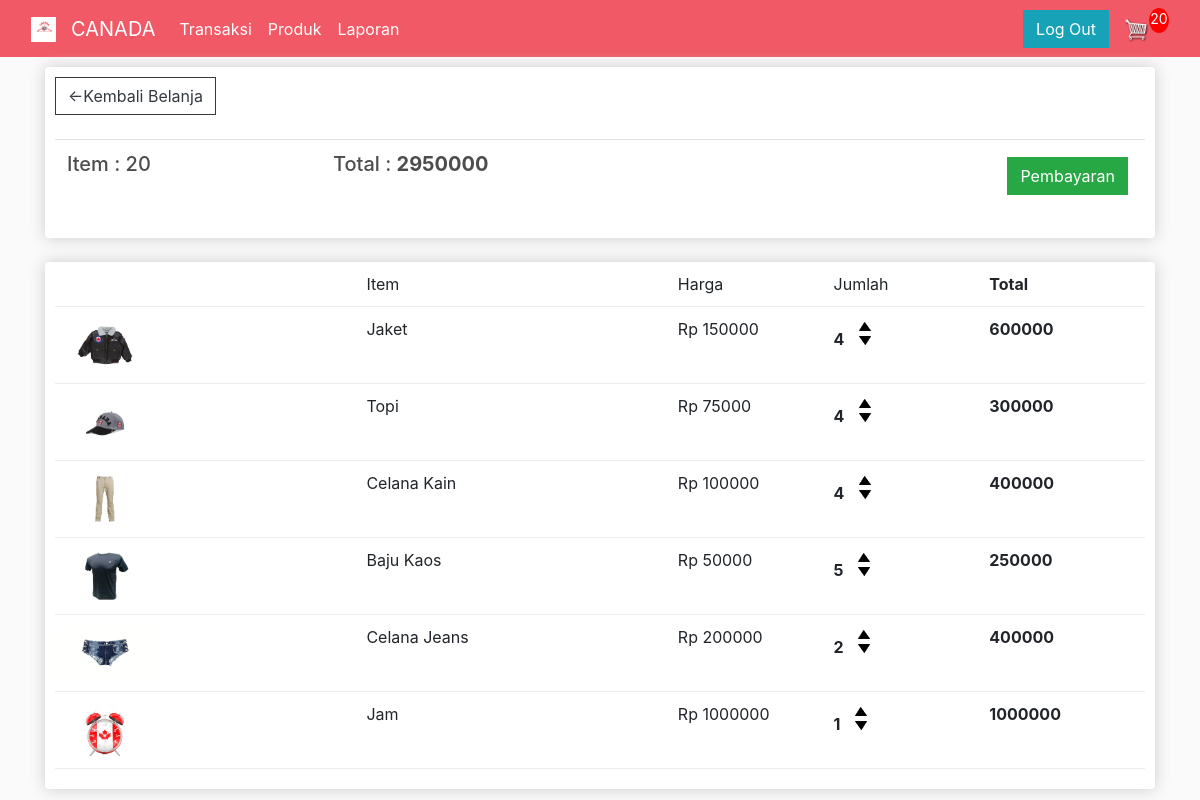
Page /keranjang/ (signed in) on the earlier database version.
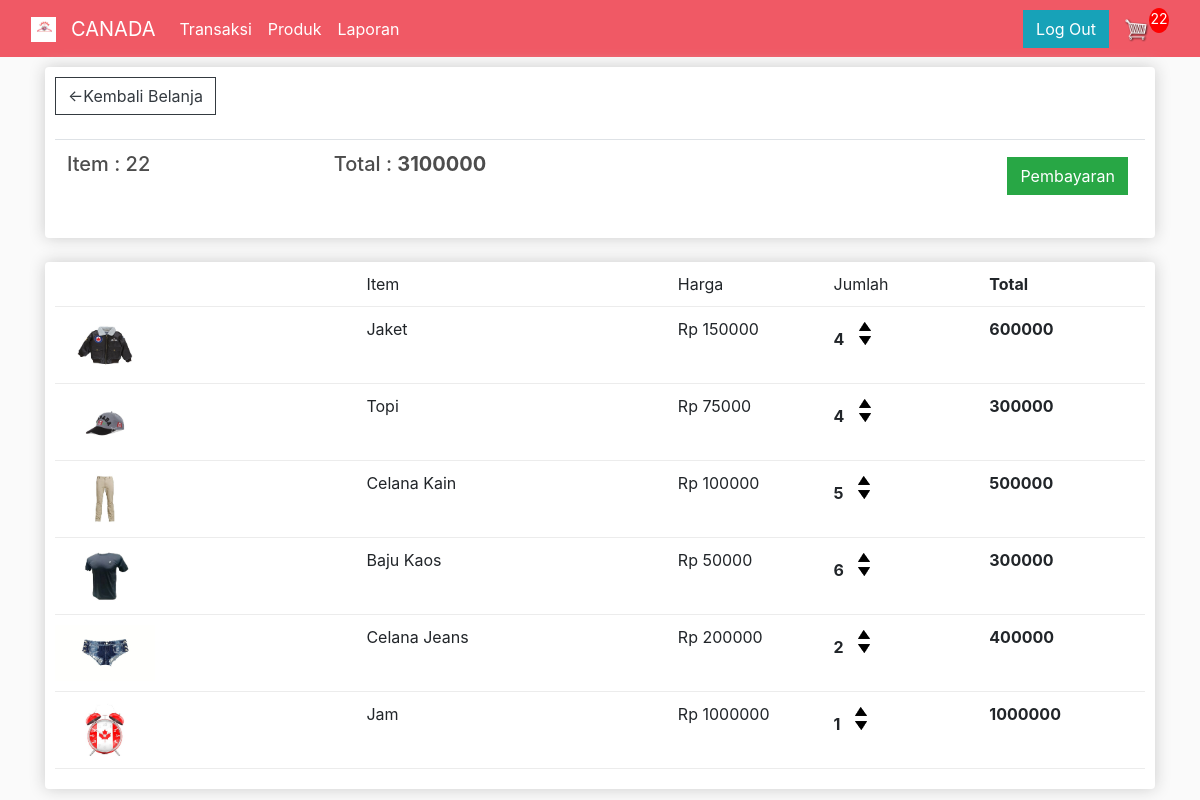
Same page on the later database version.
### transaksi/models.py (models this page shows, shortened)
class Order(models.Model):
    customer        = models.ForeignKey(Customer, on_delete=models.SET_NULL, blank=True, null= True)
    date_orderd     = models.DateTimeField(auto_now_add=True)
    complete        = models.BooleanField(default=False, null=True, blank=False)
    transaction_id  = models.CharField(max_length=200, null=True)
    @property
    def get_cart_total(self):
        orderitems = self.orderitem_set.all()
        total = sum([item.get_total for item in orderitems ])
        return  total
    @property
    def get_cart_items(self):
        orderitems = self.orderitem_set.all()
        total = sum([item.quantity for item in orderitems ])
        return  total

class OrderItem(models.Model):
    product     = models.ForeignKey(Product, on_delete=models.SET_NULL, blank=True, null=True)
    order       = models.ForeignKey(Order, on_delete=models.SET_NULL, blank=True, null=True)
    quantity    = models.IntegerField(default=0, null=True, blank=True)
    date_added  = models.DateTimeField(auto_now_add=True)
    @property
    def get_total(self):
        total = self.product.price * self.quantity
        return total

class Product(models.Model):
    name    = models.CharField(max_length=200, null=True)
    price   = models.FloatField()
    digital = models.BooleanField(default=False, null=True,blank=False)
    image   = models.ImageField(null=True, blank=True, default="placeholder.png")
    @property
    def imageURL(self):
        try:
            url = self.image.url
        except:
            url = ''
        return url

### transaksi/views.py (the view)
# urls.py: path('keranjang/', views.keranjang, name="keranjang"),
def keranjang(request):
    if request.user.is_authenticated:
        customer = request.user.customer
        order, created = Order.objects.get_or_create(customer=customer, complete=False)
        items =  order.orderitem_set.all()
        cartItems = order.get_cart_items
    else:
        items = []
        order = {'get_cart_total':0, 'get_cart_items':0}
        cartItems = order['get_cart_items']
    context = {'items':items, 'order':order,'cartItems':cartItems}
    return render(request, 'transaksi/keranjang.html', context)

### transaksi/templates/transaksi/keranjang.html
{% extends 'menu/menu.html' %}
{% load static %}
{% block content %}
    <div class="row">
        <div class="col-lg-12">
            <div class="box-element">
                <a class="btn btn-outline-dark" href="{% url 'transaksi' %}"> &#x2190;Kembali Belanja </a>
                <br>
                <br>
                <table class="table">
                    <tr>
                        <th><h5> Item    : <strong> </strong> {{order.get_cart_items}}  </h5></th>
                        <th><h5> Total   : <strong> {{order.get_cart_total|floatformat:0}} </strong></h5></th>
                        <th>
                            <a style="float: right; margin: 5px;" class="btn btn-success" href="{% url 'pembayaran' %}"> Pembayaran </a>
                        </th>
                    </tr>
                </table>
            </div>
            <br>
            <div class="box-element">
                <div class="cart-row">
                    <div style="flex: 2;"></div>
                    <div style="flex: 2;"> Item </div>
                    <div style="flex: 1;"> Harga </div>
                    <div style="flex: 1;"> Jumlah </div>
                    <div style="flex: 1;"><strong> Total </strong></div>
                </div>
                {% for item in items %}
                <div class="cart-row">
                    <div style="flex: 2;"><img class="row-image" src="{{item.product.imageURL}}"></div>
                    <div style="flex: 2;"> {{item.product.name}} </div>
                    <div style="flex: 1;"> Rp {{item.product.price|floatformat:0}} </div>
                    <div style="flex: 1;">
                        <p class="quantity"> {{item.quantity}} </p>
                        <div class="quantity">
                            <img data-product={{item.product.id}} data-action="add" class="chg-quantity update-cart" src="{% static 'images/arrow-up.png' %}">
                            <img data-product={{item.product.id}} data-action="remove" class="chg-quantity update-cart" src="{% static 'images/arrow-down.png' %}">
                        </div>
                    </div>
                    <div style="flex: 1;"><strong> {{item.get_total|floatformat:0}} </strong></div>
                </div>
                {% endfor %}
            </div>
        </div>
    </div>
{% endblock content %}

Differences in the rows shown:
changed through a linked row, Order: get_cart_items "20" → "22"; get_cart_total "2950000" → "3100000"
changed OrderItem "Celana Kain": quantity "4" → "5"; get_total "400000" → "500000"
changed OrderItem "Baju Kaos": quantity "5" → "6"; get_total "250000" → "300000"
Other differences:
{{ cartItems }}: "20" → "22"
